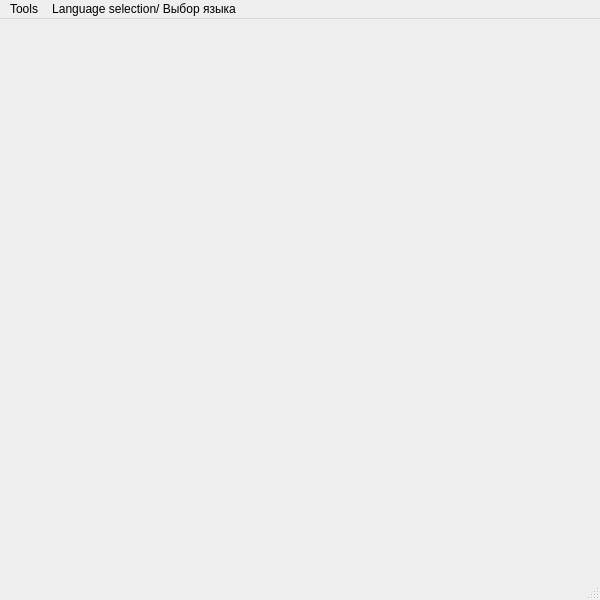
<?xml version="1.0" encoding="UTF-8"?>
<ui version="4.0">
 <class>MainWindow</class>
 <widget class="QMainWindow" name="MainWindow">
  <property name="geometry">
   <rect>
    <x>0</x>
    <y>0</y>
    <width>600</width>
    <height>600</height>
   </rect>
  </property>
  <property name="minimumSize">
   <size>
    <width>600</width>
    <height>600</height>
   </size>
  </property>
  <property name="cursor">
   <cursorShape>CrossCursor</cursorShape>
  </property>
  <property name="mouseTracking">
   <bool>false</bool>
  </property>
  <property name="windowTitle">
   <string>maze-map-gui-generator</string>
  </property>
  <property name="windowIcon">
   <iconset>
    <normaloff>../../../../.designer/maze.ico</normaloff>../../../../.designer/maze.ico</iconset>
  </property>
  <property name="autoFillBackground">
   <bool>true</bool>
  </property>
  <widget class="QWidget" name="pool"/>
  <widget class="QStatusBar" name="statusbar">
   <property name="cursor">
    <cursorShape>ArrowCursor</cursorShape>
   </property>
   <property name="sizeGripEnabled">
    <bool>true</bool>
   </property>
  </widget>
  <widget class="QMenuBar" name="menuBar">
   <property name="geometry">
    <rect>
     <x>0</x>
     <y>0</y>
     <width>600</width>
     <height>22</height>
    </rect>
   </property>
   <widget class="QMenu" name="menutools">
    <property name="title">
     <string>Tools</string>
    </property>
    <addaction name="actioncreate_map"/>
    <addaction name="actionrandom_this_map"/>
    <addaction name="actionfill_this_map"/>
    <addaction name="actionexport_xml_maze"/>
    <addaction name="actionexport_xml_line_map"/>
    <addaction name="actionexport_adjacency_map"/>
    <addaction name="separator"/>
    <addaction name="actionsettings"/>
    <addaction name="actioninformation"/>
   </widget>
   <widget class="QMenu" name="menulan">
    <property name="title">
     <string>Language selection/ Выбор языка</string>
    </property>
    <addaction name="actionen"/>
    <addaction name="actionru"/>
   </widget>
   <addaction name="menutools"/>
   <addaction name="menulan"/>
  </widget>
  <action name="actioncreate_map">
   <property name="text">
    <string>create map</string>
   </property>
  </action>
  <action name="actionexport_xml_maze">
   <property name="text">
    <string>export xml maze</string>
   </property>
  </action>
  <action name="actionexport_xml_line_map">
   <property name="text">
    <string>export xml line map</string>
   </property>
  </action>
  <action name="actionexport_adjacency_map">
   <property name="text">
    <string>export adjacency map</string>
   </property>
  </action>
  <action name="actionsettings">
   <property name="text">
    <string>settings</string>
   </property>
  </action>
  <action name="actionrandom_this_map">
   <property name="text">
    <string>random this map</string>
   </property>
  </action>
  <action name="actionfill_this_map">
   <property name="text">
    <string>fill this map</string>
   </property>
  </action>
  <action name="actioninformation">
   <property name="text">
    <string>tutorial</string>
   </property>
  </action>
  <action name="actionen">
   <property name="text">
    <string>en</string>
   </property>
  </action>
  <action name="actionru">
   <property name="text">
    <string>ru</string>
   </property>
  </action>
 </widget>
 <resources/>
 <connections/>
</ui>
